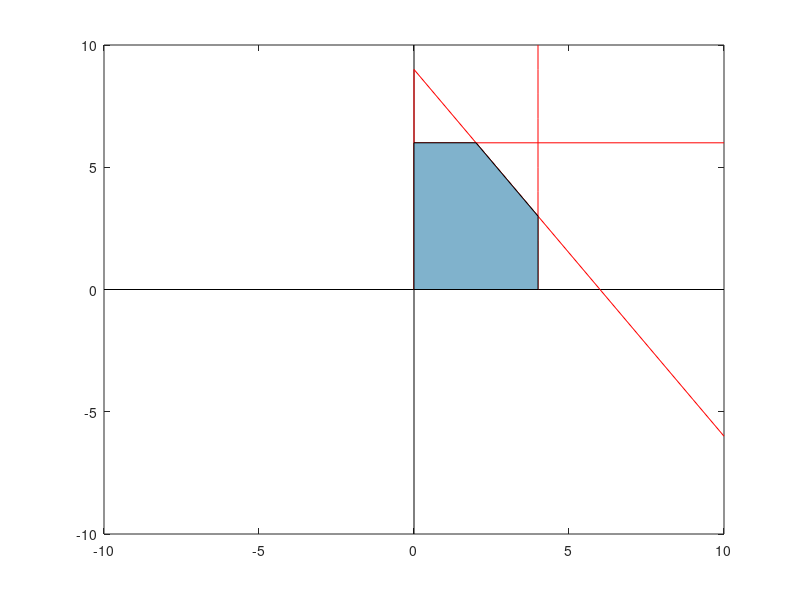

The MATLAB source for this figure: (Note: this script raises an error after producing the figure.)
clear;
clc;
format long
vars = {'Z1' 'Z2' 'Z3' 'Z4' 'Z5' 'Z6' 'Z7' 'Z8' 'Precisao'};
% x0=[1 2;2 1;1 3;3 1;2 3;3 2];
% a=[.75 .9 .7 .85 .6 .8];
x0=[1 2;2 1];
a=[.75 .9];
Z = ones(size(x0,1)*size(a,2),8);
iter=8;
xb=0:10;
yb=0:10;
u=1;
v=1;
XX=[];
ZZ=[];
EE=[];
cont = 1;
for k=1:size(x0,1)
    for i=1:size(a,2)
        msg=sprintf('Ponto Inicial x0: [%d,%d] e Alfa: %.2f',...
            x0(k,1),x0(k,2),a(i));
        figure('Name',msg)
        grid on;
        plot([0 0],[-10 10],'k',[-10 10],[0 0],'k',xb,(9-1.5*xb),'r',...
            4*ones(1,size(yb,2)),yb,'r',xb,6*ones(1,size(xb,2)),'r',...
            [0 0],[0 9],'r',[0 4],[0 0],'r')
        hold on;
         fill([0 0 2 4 4],[0 6 6 3 0],[.5 .7 .8])
         hold on;
         
        [Z X E] = PontosInteriores(x0(k,:),a(i),cont);
        cont = 1;
        XS=[x0(k,1) X(:,1)'];
        YS=[x0(k,2) X(:,2)'];
        plot(XS,YS,'k','LineWidth',1);

        XX=vertcat(XX,X);
        ZZ=vertcat(ZZ,Z);
        EE=horzcat(EE,E);
        Names(v,1)={sprintf('[%d,%d] a=%.2f',x0(k,1),x0(k,2),a(i))};
        v = v+1;
    end
end
% close all;
for i=1:(size(x0,1)*size(a,2))
    for j=1:iter+1
        if j<9
            tab(i,j) = {sprintf('[%.4f,%.4f] = %f',XX(u,1),XX(u,2),ZZ(u))};
            u = u+1;
        else
            tab(i,j)={num2str(EE(i),'%f')};
        end
    end
end

T = table(tab(:,1),tab(:,2),tab(:,3),tab(:,4),tab(:,5),tab(:,6),...
    tab(:,7),tab(:,8),tab(:,9),'VariableName',vars,'RowNames',Names)  
